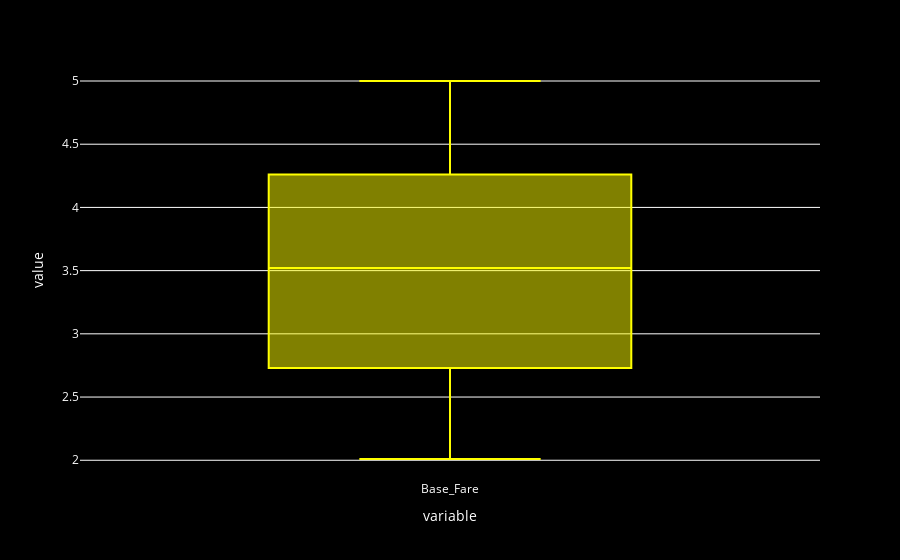

Write notebook code for a chart like this one.
### Code cell
fig=px.box(df["Base_Fare"], color_discrete_sequence=["#FFFF00"])

# Set the background to black
fig.update_layout(
    plot_bgcolor="black",  # Plot area background
    paper_bgcolor="black", # Outer background
    font_color="white"     # Text color for readability
)

fig.show()

### Figure 1 — Plotly figure (JSON) as saved in the notebook; plotly's stock layout.template omitted (floating-point values rounded to 4 significant figures; data arrays with more than 128 entries replaced by an {"elided": "..."} marker saying what was removed)
{"data": [{"alignmentgroup": "True", "hovertemplate": "variable=%{x}<br>value=%{y}<extra></extra>", "legendgroup": "", "marker": {"color": "#FFFF00"}, "name": "", "notched": false, "offsetgroup": "", "orientation": "v", "showlegend": false, "type": "box", "x": {"elided": "1000 str values"}, "x0": " ", "xaxis": "x", "y": {"elided": "1000 float values"}, "y0": " ", "yaxis": "y"}], "layout": {"autosize": true, "boxmode": "group", "font": {"color": "white"}, "legend": {"tracegroupgap": 0}, "margin": {"t": 60}, "paper_bgcolor": "black", "plot_bgcolor": "black", "xaxis": {"anchor": "y", "autorange": true, "domain": [0, 1], "range": [-0.5, 0.5], "title": {"text": "variable"}, "type": "category"}, "yaxis": {"anchor": "x", "autorange": true, "domain": [0, 1], "range": [1.844, 5.166], "title": {"text": "value"}, "type": "linear"}}}
